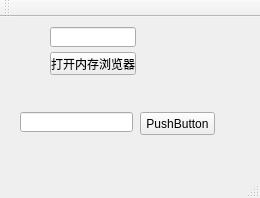
<?xml version="1.0" encoding="UTF-8"?>
<ui version="4.0">
 <class>TestMemoryViewClass</class>
 <widget class="QMainWindow" name="TestMemoryViewClass">
  <property name="geometry">
   <rect>
    <x>0</x>
    <y>0</y>
    <width>260</width>
    <height>198</height>
   </rect>
  </property>
  <property name="windowTitle">
   <string>TestMemoryView</string>
  </property>
  <property name="animated">
   <bool>false</bool>
  </property>
  <widget class="QWidget" name="centralWidget">
   <widget class="QPushButton" name="pushButton">
    <property name="geometry">
     <rect>
      <x>50</x>
      <y>35</y>
      <width>86</width>
      <height>23</height>
     </rect>
    </property>
    <property name="text">
     <string>打开内存浏览器</string>
    </property>
   </widget>
   <widget class="WinInfo" name="label_WIC">
    <property name="geometry">
     <rect>
      <x>5</x>
      <y>5</y>
      <width>32</width>
      <height>32</height>
     </rect>
    </property>
    <property name="text">
     <string/>
    </property>
    <property name="pixmap">
     <pixmap resource="TestMemoryView.qrc">:/MyWidgets/WinInfoWidgets/Resources/drag.ico</pixmap>
    </property>
    <property name="scaledContents">
     <bool>true</bool>
    </property>
   </widget>
   <widget class="QLineEdit" name="lineEdit">
    <property name="geometry">
     <rect>
      <x>50</x>
      <y>10</y>
      <width>86</width>
      <height>20</height>
     </rect>
    </property>
   </widget>
   <widget class="QLineEdit" name="lineEdit_2">
    <property name="geometry">
     <rect>
      <x>20</x>
      <y>95</y>
      <width>113</width>
      <height>20</height>
     </rect>
    </property>
   </widget>
   <widget class="QPushButton" name="pushButton_2">
    <property name="geometry">
     <rect>
      <x>140</x>
      <y>95</y>
      <width>75</width>
      <height>23</height>
     </rect>
    </property>
    <property name="text">
     <string>PushButton</string>
    </property>
   </widget>
  </widget>
  <widget class="QMenuBar" name="menuBar">
   <property name="geometry">
    <rect>
     <x>0</x>
     <y>0</y>
     <width>260</width>
     <height>23</height>
    </rect>
   </property>
  </widget>
  <widget class="QToolBar" name="mainToolBar">
   <attribute name="toolBarArea">
    <enum>TopToolBarArea</enum>
   </attribute>
   <attribute name="toolBarBreak">
    <bool>false</bool>
   </attribute>
  </widget>
  <widget class="QStatusBar" name="statusBar"/>
 </widget>
 <layoutdefault spacing="6" margin="11"/>
 <customwidgets>
  <customwidget>
   <class>WinInfo</class>
   <extends>QLabel</extends>
   <header>WinInfoWidgets\WinInfo.h</header>
  </customwidget>
 </customwidgets>
 <resources>
  <include location="TestMemoryView.qrc"/>
 </resources>
 <connections/>
</ui>
